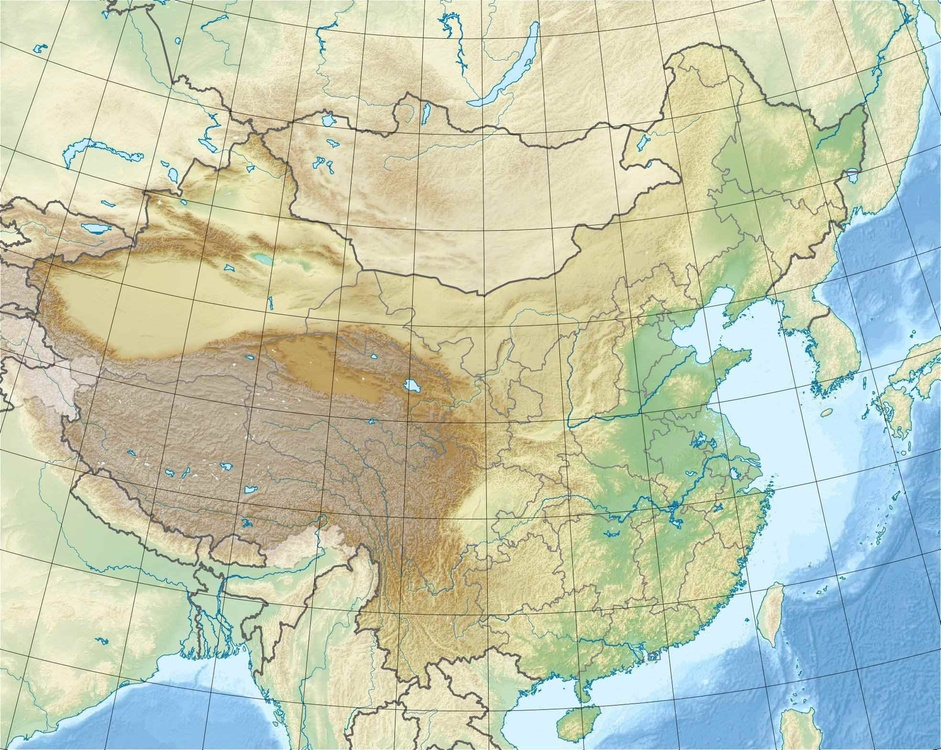
#> input picture maps/china_edcp_relief_display.jpg, 941 x 750 px, shrunk from 1968 x 1567 before the run, found by its file name
$ python audit_geo.py
#> lines starting #> are read from the running program, lines starting #| are printed output that depends on the picture; after the words box and inside, x2 and y2 are one past the last pixel; in counts of white or black regions, pixels touching at a corner belong together
"""疆域幾何校正檢核（Phase 0 護欄）。

三件事：
  1. 校正：把已知海岸／內陸錨點經 china_px 投到底圖，分類海陸，檢查是否如預期。
  2. 圖幅範圍：反解底圖四角的經緯度，印出「這張底圖能畫到哪裡」。
  3. 環體檢：ERA_RINGS 每一條環的**面積形心**（shoelace，不是頂點平均）必須靠近陸地。
     底圖的海陸遮罩是顏色啟發式（B−R>15），湖、河與海同為「水」，所以形心落水時
     要看「離最近陸地多遠」：湖內無所謂，離陸太遠才是真的畫到海上。另外檢查環內
     陸地比例，比例過低＝多邊形大半畫在海裡（真正的畫錯模式）。

座標系：ERA_RINGS 與底圖同為 1968x1567 像素（見 src/geo/eraRegions.ts 檔頭）。
"""

import json
import math
import re
import sys
from pathlib import Path

import numpy as np
from PIL import Image, ImageDraw

ROOT = Path(__file__).resolve().parents[1]
IMG = ROOT / "public/maps/china_edcp_relief_display.jpg"
RINGS_TS = ROOT / "src/geo/eraRegions.ts"
PI = math.pi

SEA_MIN_B_MINUS_R = 15


def china_px(lat: float, lon: float, w: int, h: int) -> tuple[float, float]:
    x = 50 + 116.80932603407057 * (
        (1.9996655301850468 - (lat * PI / 180))
        * math.sin(0.5867115434267053 * (lon - 104) * PI / 180)
    )
    y = (
        50
        + 1.256383 * 116.80932603407057 * 0.02641006622571962
        - 1.256383
        * 116.80932603407057
        * (
            1.3713469994670882
            - (1.9996655301850468 - (lat * PI / 180))
            * math.cos(0.5867115434267053 * (lon - 104) * PI / 180)
        )
    )
    return x / 100 * w, y / 100 * h


ANCHORS = [
    ("黃海中央", 124.0, 36.0, "sea"),
    ("東海中央", 125.5, 30.0, "sea"),
    ("南海中央", 116.0, 18.0, "sea"),
    ("渤海中央", 119.8, 39.0, "sea"),
    ("台灣海峽", 119.0, 23.5, "sea"),
    ("北部灣", 107.8, 20.0, "sea"),
    ("朝鮮海峽", 128.0, 34.5, "sea"),
    ("中原（鄭州）", 113.6, 34.7, "land"),
    ("四川盆地", 105.5, 30.6, "land"),
    ("泰山", 117.1, 36.25, "land"),
    ("汾河谷地", 111.8, 36.0, "land"),
    ("漢水中游", 112.2, 32.0, "land"),
    ("珠江三角洲（廣州北郊）", 113.3, 23.3, "land"),
    ("遼東半島", 122.2, 39.8, "land"),
    ("山東半島北岸（龍口以西）", 120.5, 37.5, "land"),
    ("朝鮮半島", 126.5, 39.0, "land"),
    ("台灣中央山脈", 120.9, 23.8, "land"),
    ("海南島", 109.8, 19.2, "land"),
    ("河套", 108.5, 40.5, "land"),
    ("河西走廊", 100.0, 38.8, "land"),
]


def load_sea_mask(w: int, h: int) -> np.ndarray:
    a = np.asarray(Image.open(IMG).convert("RGB"), dtype=np.int16)
    return (a[:, :, 2] - a[:, :, 0]) > SEA_MIN_B_MINUS_R


def classify(sea: np.ndarray, x: float, y: float) -> str:
    xi, yi = int(round(x)), int(round(y))
    patch = sea[max(0, yi - 2) : yi + 3, max(0, xi - 2) : xi + 3]
    if patch.size == 0:
        return "oob"
    return "sea" if patch.mean() > 0.5 else "land"


def china_ll(x: float, y: float, w: int, h: int) -> tuple[float, float]:
    """china_px 的解析反函數：像素 -> (lon, lat)。"""
    xp = x / w * 100.0
    yp = y / h * 100.0
    A = 116.80932603407057
    n = 0.5867115434267053
    X = (xp - 50) / A
    Yp = (yp - 50 - 1.256383 * A * 0.02641006622571962) / (-1.256383 * A)
    rc = 1.3713469994670882 - Yp
    R = math.hypot(X, rc)
    lat = (1.9996655301850468 - R) * 180 / PI
    theta = math.atan2(X, rc)
    lon = 104 + theta * 180 / (PI * n)
    return lon, lat


def frame_extent(w: int, h: int) -> tuple[float, float, float, float]:
    """反解四角：以網格搜尋找最接近該角的 (lon, lat)。"""
    corners = [
        china_ll(1, 1, w, h),
        china_ll(w - 2, 1, w, h),
        china_ll(1, h - 2, w, h),
        china_ll(w - 2, h - 2, w, h),
    ]
    lons = [c[0] for c in corners]
    lats = [c[1] for c in corners]
    return min(lons), max(lons), min(lats), max(lats)


def load_rings() -> dict:
    src = RINGS_TS.read_text(encoding="utf8")
    m = re.search(r"ERA_RINGS[^=]*=\s*(\{.*\})\s*\n", src, re.S)
    if not m:
        raise SystemExit("找不到 ERA_RINGS")
    return json.loads(m.group(1))


CENTROID_MAX_WATER_DIST = 20  # px；約 0.6 經度（≈65km）。實測環形心落水的四條都在湖/河，最遠 9px（太湖口）；
                              # 真正的海上環離陸 >=60px（距離圖上限）。青海湖半寬約 15px，故門檻取 20。
MIN_POLYGON_LAND_FRACTION = 0.40


def clean_sea_mask(sea: np.ndarray, k: int = 5) -> np.ndarray:
    """顏色啟發式會在海中產生孤立「陸」雜訊、在陸上產生孤立「海」雜訊。
    先做 k×k 多數決，否則「離最近陸地」在深洋也會是 1px，規則失效。"""
    pad = k // 2
    padded = np.pad(sea, pad, mode="edge")
    win = np.lib.stride_tricks.sliding_window_view(padded, (k, k))
    return win.mean(axis=(2, 3)) >= 0.5


# [80 lines left out: functions land_distance_map, area_centroid, polygon_land_fraction, ring_flags, selftest, not called in this run]


def main() -> int:
    im = Image.open(IMG).convert("RGB")
#> im is the input picture: PIL image 941x750 RGB; mean R, G, B 193.7, 201.7, 177.7
    w, h = im.size
#> w = 941; h = 750
    sea = clean_sea_mask(load_sea_mask(w, h))
#> in load_sea_mask, `return (a[:, :, 2] - a[:, :, 0]) > SEA_MIN_B_MINUS_R`:
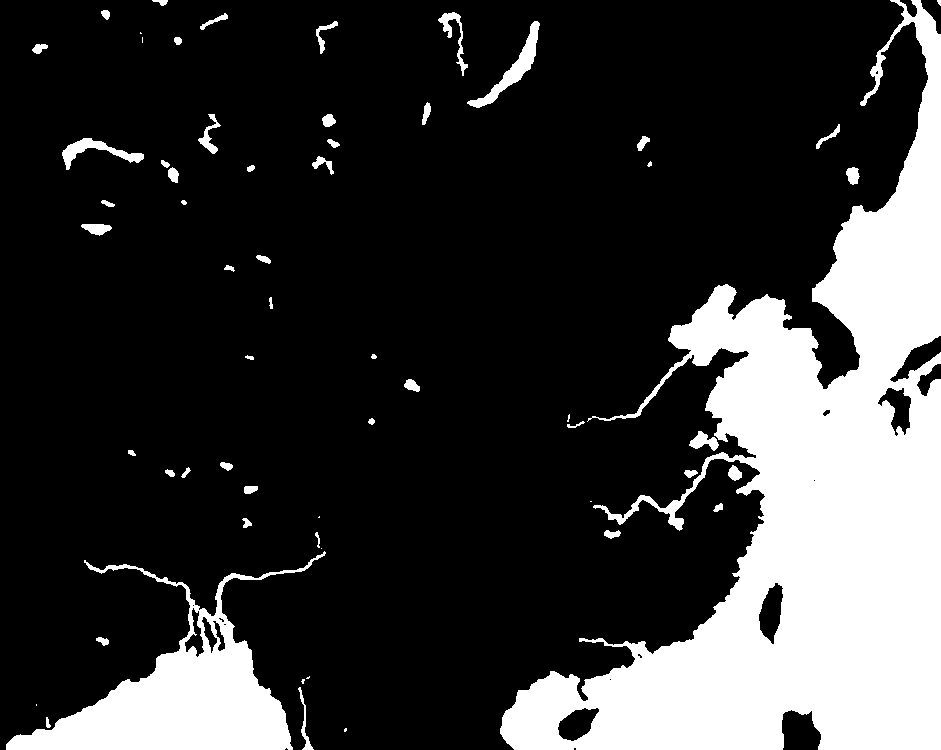
#> returned value: shape (750, 941) bool; 21.6% white; 60 white regions (12 under 20 px), largest, box (x1, y1, x2, y2) and area: (500, 0, 941, 750) 125676, (6, 551, 326, 750) 20093, (467, 21, 540, 108) 1253
#> in clean_sea_mask, `pad = k // 2`: pad = 2
#> in clean_sea_mask, `padded = np.pad(sea, pad, mode="edge")`:
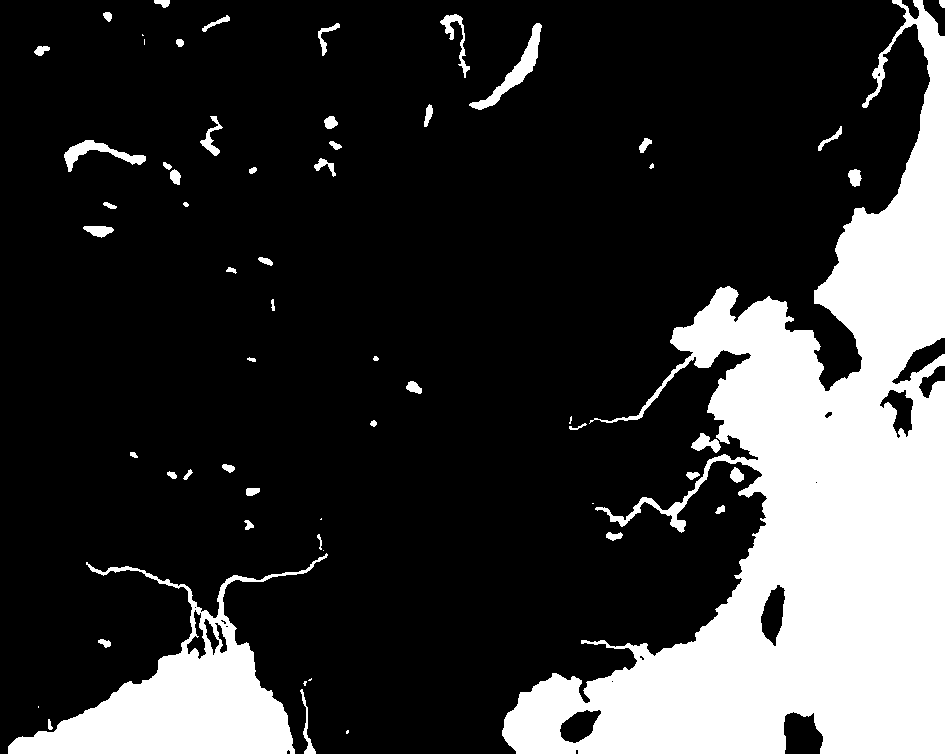
#> padded: shape (754, 945) bool; 21.8% white; 60 white regions (11 under 20 px), largest, box (x1, y1, x2, y2) and area: (502, 0, 945, 754) 127870, (8, 553, 328, 754) 20661, (469, 23, 542, 110) 1253
#> in clean_sea_mask, `return win.mean(axis=(2, 3)) >= 0.5`:
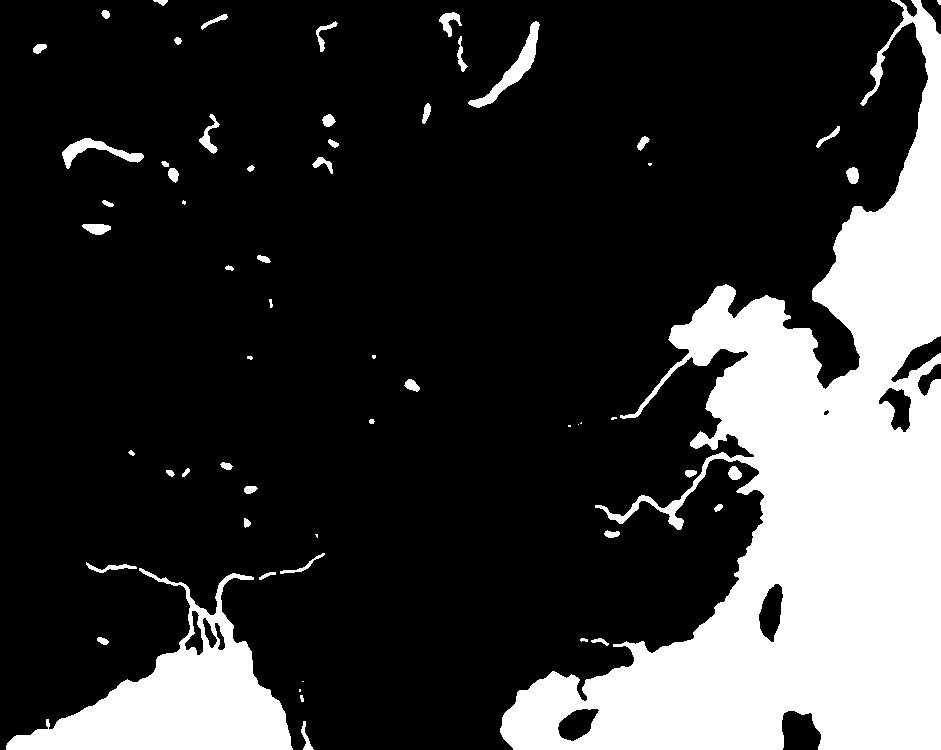
#> returned value: shape (750, 941) bool; 21.5% white; 60 white regions (12 under 20 px), largest, box (x1, y1, x2, y2) and area: (500, 0, 941, 750) 125892, (6, 568, 293, 750) 19732, (468, 21, 540, 108) 1250
    print(f"底圖 {w}x{h}；海像素 {int(sea.sum())} ({sea.mean() * 100:.1f}%，已做 5×5 多數決去雜訊)")
#| 底圖 941x750；海像素 151968 (21.5%，已做 5×5 多數決去雜訊)

    bad = 0
    for name, lon, lat, want in ANCHORS:
        x, y = china_px(lat, lon, w, h)
        got = classify(sea, x, y)
        flag = "ok" if got == want else "FAIL"
        if got != want:
            bad += 1
        print(f"  {flag:4s} {name:16s} 預期 {want:4s} 實測 {got:4s} @({x:7.1f},{y:7.1f})")
#> this loop made 20 passes
#> got on passes 1 to 12: 'sea', 'sea', 'sea', 'sea', 'sea', 'sea', 'sea', 'land', 'land', 'land', 'land', 'land'
#|   ok   黃海中央             預期 sea  實測 sea  @(  777.1,  372.5)
#|   ok   東海中央             預期 sea  實測 sea  @(  824.8,  480.1)
#|   ok   南海中央             預期 sea  實測 sea  @(  697.6,  735.9)
#|   ok   渤海中央             預期 sea  實測 sea  @(  704.0,  327.5)
#|   ok   台灣海峽             預期 sea  實測 sea  @(  737.8,  623.6)
#|   ok   北部灣              預期 sea  實測 sea  @(  541.1,  710.1)
#|   ok   朝鮮海峽             預期 sea  實測 sea  @(  844.2,  386.7)
#|   ok   中原（鄭州）           預期 land 實測 land @(  620.9,  421.6)
#> (further printed lines are left out)
#> after the loop, bad = 0
    print(f"校正錨點：{len(ANCHORS) - bad}/{len(ANCHORS)} 正確")
#| 校正錨點：20/20 正確

    lon_min, lon_max, lat_min, lat_max = frame_extent(w, h)
#> lon_min = 64.76; lon_max = 143.2; lat_min = 15.04; lat_max = 52.02
    print(
        f"底圖可畫範圍：經 {lon_min:.2f}–{lon_max:.2f}、緯 {lat_min:.2f}–{lat_max:.2f}"
        "（超出此範圍的環不可能正確對位）"
    )
#| 底圖可畫範圍：經 64.76–143.17、緯 15.04–52.02（超出此範圍的環不可能正確對位）

    rings = load_rings()
    ldist = land_distance_map(sea)
    if not selftest(sea, ldist, w, h):
        print("audit:geo — 偵測器自我測試失敗（規則本身壞了，不是環的問題）")
        return 1
    offenders = []
    for rid, parts in rings.items():
        for i, ring in enumerate(parts):
            pts = np.asarray(ring, dtype=float)
            if len(pts) < 3:
                continue
            flags = ring_flags(pts, sea, ldist, w, h)
            if flags:
                ac = area_centroid(pts) or (0.0, 0.0)
                for why in flags:
                    offenders.append((rid, i, why, ac[0], ac[1]))
    total = sum(len(v) for v in rings.values())
    print(
        f"環體檢：{len(rings)} 個編號、{total} 條環，可疑 {len(offenders)} 條"
        f"（面積形心落水且離陸 >{CENTROID_MAX_WATER_DIST}px，或環內陸地 <{MIN_POLYGON_LAND_FRACTION * 100:.0f}%）"
    )
    for rid, i, why, cx, cy in offenders[:20]:
        print(f"  {why:46s} {rid}[{i}] @({cx:.0f},{cy:.0f})")

    # 觸及圖幅邊緣 = 該環被圖幅裁掉，幾何不完整
    edge = 0.5
    clipped = []
    for rid, parts in rings.items():
        for i, ring in enumerate(parts):
            pts = np.asarray(ring, dtype=float)
            if len(pts) < 3:
                continue
            lls = [china_ll(x, y, w, h) for x, y in pts]
            lon_lo = min(p[0] for p in lls)
            lon_hi = max(p[0] for p in lls)
            lat_lo = min(p[1] for p in lls)
            lat_hi = max(p[1] for p in lls)
            hit = (
                lon_lo <= lon_min + edge
                or lon_hi >= lon_max - edge
                or lat_lo <= lat_min + edge
                or lat_hi >= lat_max - edge
            )
            if hit:
                clipped.append((rid, i, lon_lo, lon_hi, lat_lo, lat_hi))
    print(f"觸及圖幅邊緣（被裁切）的環：{len(clipped)} 條")
    for rid, i, a, b, c, d in clipped[:12]:
        print(f"  {rid}[{i}] 經 {a:.2f}–{b:.2f} 緯 {c:.2f}–{d:.2f}")
    return 0 if bad == 0 and not offenders else 1


if __name__ == "__main__":
#> (the run stopped early here; a loop or call above may not have finished)

$ run again, with maps/japan_relief_display.jpg copied over maps/china_edcp_relief_display.jpg
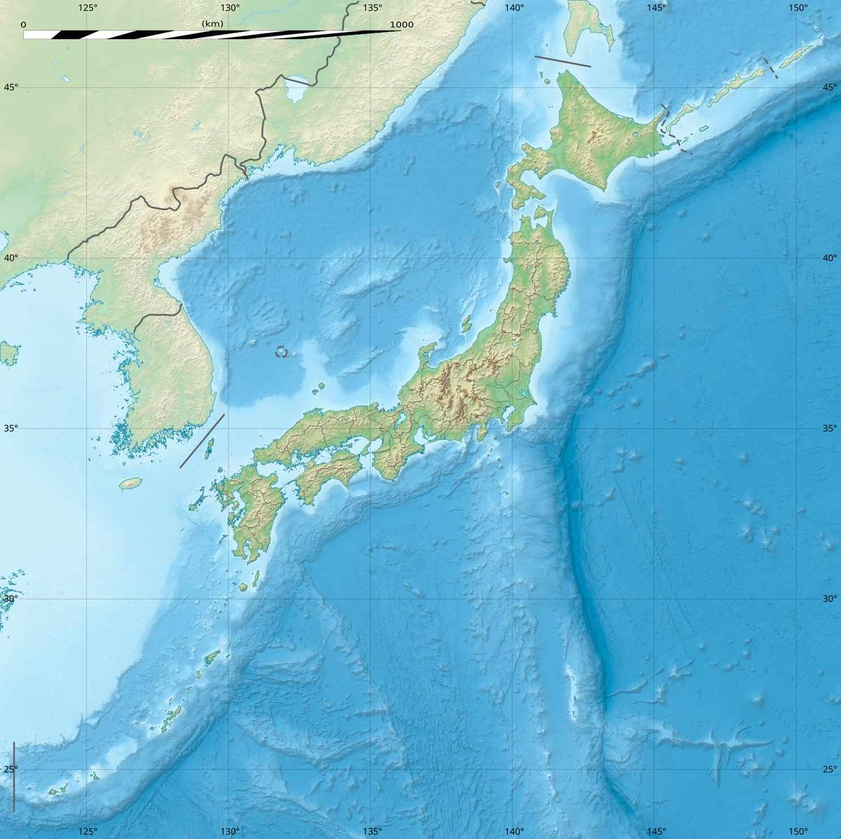
#> input picture maps/japan_relief_display.jpg, 841 x 839 px, shrunk from 1482 x 1477 before the run, found by its file name
#> in main, im is the input picture: PIL image 841x839 RGB; mean R, G, B 119.8, 187.3, 210.6
#> in load_sea_mask, `return (a[:, :, 2] - a[:, :, 0]) > SEA_MIN_B_MINUS_R`:
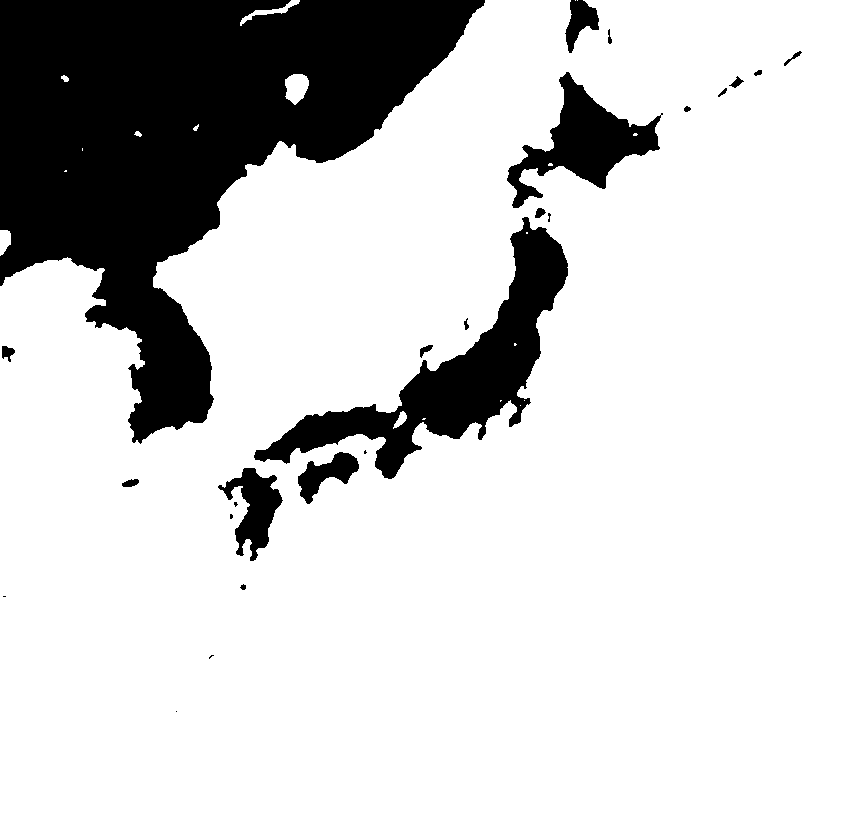
#> returned value: shape (839, 841) bool; 81.1% white; 25 black regions (7 under 20 px), largest, box (x1, y1, x2, y2) and area: (0, 0, 485, 444) 100443, (254, 217, 568, 479) 19529, (507, 72, 663, 208) 7499
#> pad = 2
#> padded: shape (843, 845) bool; 81.1% white; 25 black regions (7 under 20 px), largest, box (x1, y1, x2, y2) and area: (0, 0, 487, 446) 101919, (256, 219, 570, 481) 19529, (509, 74, 665, 210) 7499
#> in clean_sea_mask, `return win.mean(axis=(2, 3)) >= 0.5`:
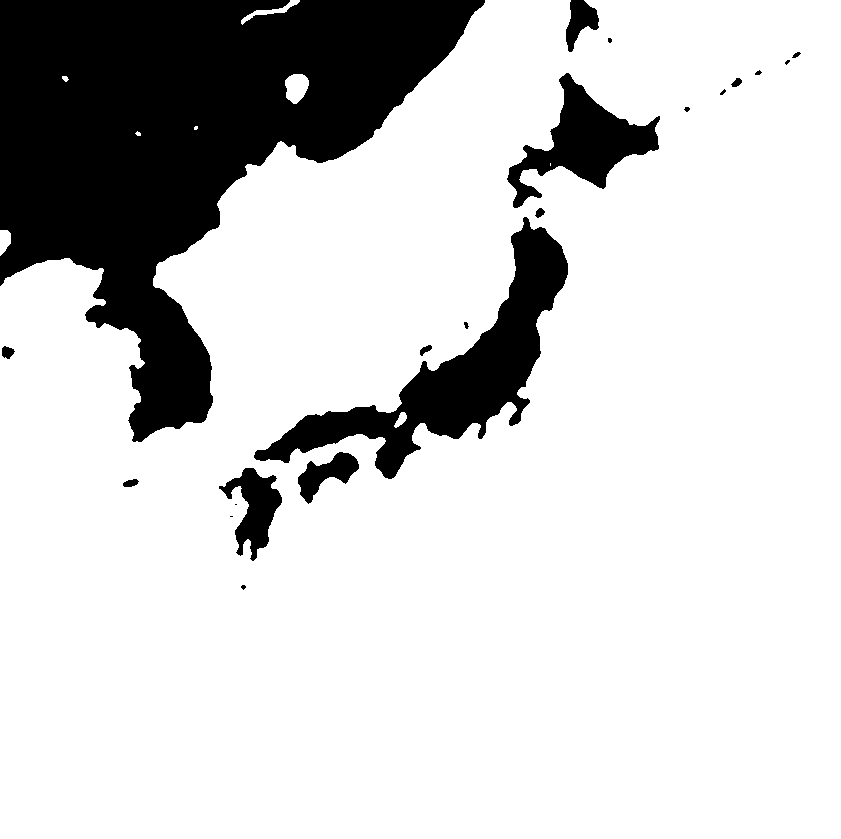
#> returned value: shape (839, 841) bool; 81.1% white; 21 black regions (6 under 20 px), largest, box (x1, y1, x2, y2) and area: (0, 0, 485, 442) 100491, (254, 217, 568, 479) 19540, (507, 73, 660, 208) 7503
#| 底圖 841x839；海像素 572451 (81.1%，已做 5×5 多數決去雜訊)
#> the loop in main, `for name, lon, lat, want in ANCHORS:` made 20 passes
#> (got, flag) on passes 1 to 8: ('sea', 'ok'), ('sea', 'ok'), ('sea', 'ok'), ('sea', 'ok'), ('sea', 'ok'), ('sea', 'ok'), ('sea', 'ok'), ('sea', 'FAIL')
#> (printed output is left out)
#> after the loop in main, `for name, lon, lat, want in ANCHORS:`: bad = 12
#| 校正錨點：8/20 正確
#| 底圖可畫範圍：經 64.76–143.15、緯 15.03–52.03（超出此範圍的環不可能正確對位）
